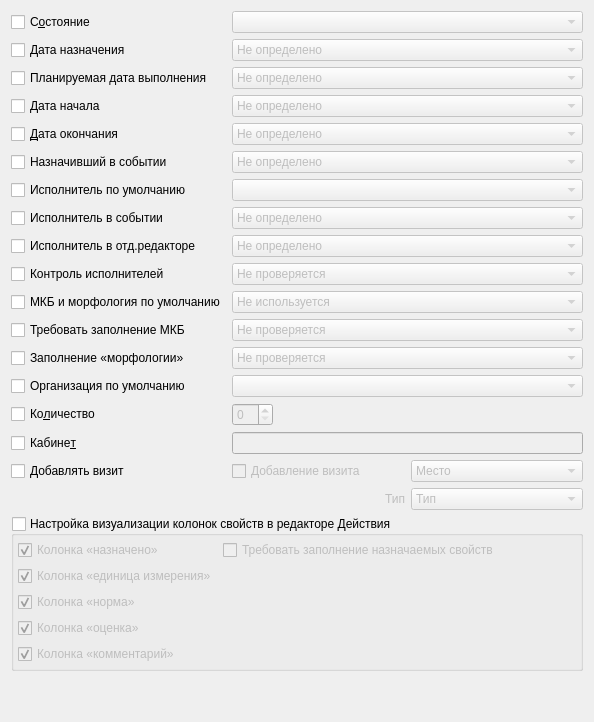
     <widget class="QWidget" name="tab_2">
      <attribute name="title">
       <string>Умолчания</string>
      </attribute>
      <layout class="QGridLayout" name="gridLayout_3">
       <item row="0" column="1" colspan="2">
        <widget class="CActionStatusComboBox" name="cmbDefaultStatus">
         <property name="enabled">
          <bool>false</bool>
         </property>
         <property name="sizePolicy">
          <sizepolicy hsizetype="Preferred" vsizetype="Fixed">
           <horstretch>0</horstretch>
           <verstretch>0</verstretch>
          </sizepolicy>
         </property>
        </widget>
       </item>
       <item row="3" column="1" colspan="2">
        <widget class="QComboBox" name="cmbDefaultBegDate">
         <property name="enabled">
          <bool>false</bool>
         </property>
         <item>
          <property name="text">
           <string>Не определено</string>
          </property>
         </item>
         <item>
          <property name="text">
           <string>Текущая дата</string>
          </property>
         </item>
         <item>
          <property name="text">
           <string>Дата начала события</string>
          </property>
         </item>
         <item>
          <property name="text">
           <string>Дата окончания события</string>
          </property>
         </item>
         <item>
          <property name="text">
           <string>Дата окончания действия</string>
          </property>
         </item>
         <item>
          <property name="text">
           <string>Номерок на работу</string>
          </property>
         </item>
        </widget>
       </item>
       <item row="12" column="0">
        <widget class="QCheckBox" name="chkIsMorphologyRequired">
         <property name="text">
          <string>Заполнение «морфологии»</string>
         </property>
        </widget>
       </item>
       <item row="16" column="1">
        <widget class="QCheckBox" name="chkAddVisit">
         <property name="enabled">
          <bool>false</bool>
         </property>
         <property name="text">
          <string>Добавление визита</string>
         </property>
        </widget>
       </item>
       <item row="16" column="0">
        <widget class="QCheckBox" name="chkAddVisitGroup">
         <property name="text">
          <string>Добавлять визит</string>
         </property>
        </widget>
       </item>
       <item row="16" column="2">
        <widget class="CRBComboBox" name="cmbAddVisitScene">
         <property name="enabled">
          <bool>false</bool>
         </property>
         <item>
          <property name="text">
           <string>Место</string>
          </property>
         </item>
        </widget>
       </item>
       <item row="6" column="0">
        <widget class="QCheckBox" name="chkDefaultExecPerson">
         <property name="text">
          <string>Исполнитель по умолчанию</string>
         </property>
        </widget>
       </item>
       <item row="8" column="1" colspan="2">
        <widget class="QComboBox" name="cmbDefaultPersonInEditor">
         <property name="enabled">
          <bool>false</bool>
         </property>
         <item>
          <property name="text">
           <string>Не определено</string>
          </property>
         </item>
         <item>
          <property name="text">
           <string>Не заполняется</string>
          </property>
         </item>
         <item>
          <property name="text">
           <string>Назначивший действие</string>
          </property>
         </item>
         <item>
          <property name="text">
           <string>Ответственный за событие</string>
          </property>
         </item>
         <item>
          <property name="text">
           <string>Пользователь</string>
          </property>
         </item>
         <item>
          <property name="text">
           <string>Пользователь мед.работник</string>
          </property>
         </item>
        </widget>
       </item>
       <item row="1" column="1" colspan="2">
        <widget class="QComboBox" name="cmbDefaultDirectionDate">
         <property name="enabled">
          <bool>false</bool>
         </property>
         <item>
          <property name="text">
           <string>Не определено</string>
          </property>
         </item>
         <item>
          <property name="text">
           <string>Дата начала события</string>
          </property>
         </item>
         <item>
          <property name="text">
           <string>Текущая дата</string>
          </property>
         </item>
         <item>
          <property name="text">
           <string>Синхронизация по дате выполнения</string>
          </property>
         </item>
        </widget>
       </item>
       <item row="10" column="1" colspan="2">
        <widget class="QComboBox" name="cmbDefaultMKB">
         <property name="enabled">
          <bool>false</bool>
         </property>
         <item>
          <property name="text">
           <string>Не используется</string>
          </property>
         </item>
         <item>
          <property name="text">
           <string>По заключительному</string>
          </property>
         </item>
         <item>
          <property name="text">
           <string>По диагнозу назначившего действие</string>
          </property>
         </item>
         <item>
          <property name="text">
           <string>Синхронизировать с заключительным</string>
          </property>
         </item>
         <item>
          <property name="text">
           <string>Синхронизировать с диагнозом назначившего действие</string>
          </property>
         </item>
         <item>
          <property name="text">
           <string>Вводится непосредственно</string>
          </property>
         </item>
         <item>
          <property name="text">
           <string>Синхронизировать с предварительным диагнозом</string>
          </property>
         </item>
        </widget>
       </item>
       <item row="7" column="0">
        <widget class="QCheckBox" name="chkDefaultPersonInEvent">
         <property name="text">
          <string>Исполнитель в событии</string>
         </property>
        </widget>
       </item>
       <item row="7" column="1" colspan="2">
        <widget class="QComboBox" name="cmbDefaultPersonInEvent">
         <property name="enabled">
          <bool>false</bool>
         </property>
         <item>
          <property name="text">
           <string>Не определено</string>
          </property>
         </item>
         <item>
          <property name="text">
           <string>Не заполняется</string>
          </property>
         </item>
         <item>
          <property name="text">
           <string>Назначивший действие</string>
          </property>
         </item>
         <item>
          <property name="text">
           <string>Ответственный за событие</string>
          </property>
         </item>
         <item>
          <property name="text">
           <string>Пользователь</string>
          </property>
         </item>
         <item>
          <property name="text">
           <string>Пользователь мед.работник</string>
          </property>
         </item>
         <item>
          <property name="text">
           <string>Пользователь завершивший действие</string>
          </property>
         </item>
        </widget>
       </item>
       <item row="9" column="0">
        <widget class="QCheckBox" name="chkExecPersonRequired">
         <property name="text">
          <string>Контроль исполнителей</string>
         </property>
        </widget>
       </item>
       <item row="5" column="0">
        <widget class="QCheckBox" name="chkDefaultSetPersonInEvent">
         <property name="text">
          <string>Назначивший в событии</string>
         </property>
        </widget>
       </item>
       <item row="17" column="1">
        <widget class="QLabel" name="lblAddVisitType">
         <property name="enabled">
          <bool>false</bool>
         </property>
         <property name="text">
          <string>Тип</string>
         </property>
         <property name="alignment">
          <set>Qt::AlignRight|Qt::AlignTrailing|Qt::AlignVCenter</set>
         </property>
        </widget>
       </item>
       <item row="17" column="2">
        <widget class="CRBComboBox" name="cmbAddVisitType">
         <property name="enabled">
          <bool>false</bool>
         </property>
         <item>
          <property name="text">
           <string>Тип</string>
          </property>
         </item>
        </widget>
       </item>
       <item row="15" column="1" colspan="2">
        <widget class="QLineEdit" name="edtOffice">
         <property name="enabled">
          <bool>false</bool>
         </property>
         <property name="sizePolicy">
          <sizepolicy hsizetype="Ignored" vsizetype="Fixed">
           <horstretch>0</horstretch>
           <verstretch>0</verstretch>
          </sizepolicy>
         </property>
        </widget>
       </item>
       <item row="1" column="0">
        <widget class="QCheckBox" name="chkDefaultDirectionDate">
         <property name="text">
          <string>Дата назначения</string>
         </property>
        </widget>
       </item>
       <item row="13" column="0">
        <widget class="QCheckBox" name="chkDefaultOrg">
         <property name="text">
          <string>Организация по умолчанию</string>
         </property>
        </widget>
       </item>
       <item row="10" column="0">
        <widget class="QCheckBox" name="chkDefaultMKB">
         <property name="text">
          <string>МКБ и морфология по умолчанию</string>
         </property>
        </widget>
       </item>
       <item row="0" column="0">
        <widget class="QCheckBox" name="chkDefaultStatus">
         <property name="text">
          <string>С&amp;остояние</string>
         </property>
        </widget>
       </item>
       <item row="19" column="0" colspan="3">
        <spacer name="verticalSpacer">
         <property name="orientation">
          <enum>Qt::Vertical</enum>
         </property>
         <property name="sizeHint" stdset="0">
          <size>
           <width>20</width>
           <height>40</height>
          </size>
         </property>
        </spacer>
       </item>
       <item row="2" column="1" colspan="2">
        <widget class="QComboBox" name="cmbDefaultPlannedEndDate">
         <property name="enabled">
          <bool>false</bool>
         </property>
         <item>
          <property name="text">
           <string>Не определено</string>
          </property>
         </item>
         <item>
          <property name="text">
           <string>Следующий день от даты назначения</string>
          </property>
         </item>
         <item>
          <property name="text">
           <string>Следующий рабочий день от даты назначения</string>
          </property>
         </item>
         <item>
          <property name="text">
           <string>Дата талона на Работу</string>
          </property>
         </item>
         <item>
          <property name="text">
           <string>Дата начала + количество</string>
          </property>
         </item>
         <item>
          <property name="text">
           <string>Дата начала + длительность</string>
          </property>
         </item>
        </widget>
       </item>
       <item row="4" column="1" colspan="2">
        <widget class="QComboBox" name="cmbDefaultEndDate">
         <property name="enabled">
          <bool>false</bool>
         </property>
         <property name="sizePolicy">
          <sizepolicy hsizetype="Preferred" vsizetype="Fixed">
           <horstretch>0</horstretch>
           <verstretch>0</verstretch>
          </sizepolicy>
         </property>
         <item>
          <property name="text">
           <string>Не определено</string>
          </property>
         </item>
         <item>
          <property name="text">
           <string>Текущая дата</string>
          </property>
         </item>
         <item>
          <property name="text">
           <string>Дата начала события</string>
          </property>
         </item>
         <item>
          <property name="text">
           <string>Дата окончания события</string>
          </property>
         </item>
         <item>
          <property name="text">
           <string>Дата начала действия</string>
          </property>
         </item>
         <item>
          <property name="text">
           <string>Синхронизация по дате начала действия</string>
          </property>
         </item>
        </widget>
       </item>
       <item row="6" column="1" colspan="2">
        <widget class="CPersonComboBoxEx" name="cmbDefaultExecPerson">
         <property name="enabled">
          <bool>false</bool>
         </property>
        </widget>
       </item>
       <item row="8" column="0">
        <widget class="QCheckBox" name="chkDefaultPersonInEditor">
         <property name="text">
          <string>Исполнитель в отд.редакторе</string>
         </property>
        </widget>
       </item>
       <item row="4" column="0">
        <widget class="QCheckBox" name="chkDefaultEndDate">
         <property name="text">
          <string>&amp;Дата окончания</string>
         </property>
        </widget>
       </item>
       <item row="2" column="0">
        <widget class="QCheckBox" name="chkDefaultPlannedEndDate">
         <property name="text">
          <string>Планируемая дата выполнения</string>
         </property>
        </widget>
       </item>
       <item row="13" column="1" colspan="2">
        <widget class="CPolyclinicComboBox" name="cmbDefaultOrg">
         <property name="enabled">
          <bool>false</bool>
         </property>
        </widget>
       </item>
       <item row="12" column="1" colspan="2">
        <widget class="QComboBox" name="cmbIsMorphologyRequired">
         <property name="enabled">
          <bool>false</bool>
         </property>
         <item>
          <property name="text">
           <string>Не проверяется</string>
          </property>
         </item>
         <item>
          <property name="text">
           <string>Мягкий контроль</string>
          </property>
         </item>
         <item>
          <property name="text">
           <string>Жесткий контроль</string>
          </property>
         </item>
        </widget>
       </item>
       <item row="15" column="0">
        <widget class="QCheckBox" name="chkOffice">
         <property name="text">
          <string>Кабине&amp;т</string>
         </property>
        </widget>
       </item>
       <item row="14" column="1" colspan="2">
        <widget class="QSpinBox" name="edtAmount">
         <property name="enabled">
          <bool>false</bool>
         </property>
         <property name="sizePolicy">
          <sizepolicy hsizetype="Maximum" vsizetype="Fixed">
           <horstretch>0</horstretch>
           <verstretch>0</verstretch>
          </sizepolicy>
         </property>
        </widget>
       </item>
       <item row="3" column="0">
        <widget class="QCheckBox" name="chkDefaultBegDate">
         <property name="enabled">
          <bool>true</bool>
         </property>
         <property name="text">
          <string>Дата начала</string>
         </property>
        </widget>
       </item>
       <item row="14" column="0">
        <widget class="QCheckBox" name="chkAmount">
         <property name="text">
          <string>Ко&amp;личество</string>
         </property>
        </widget>
       </item>
       <item row="9" column="1" colspan="2">
        <widget class="QComboBox" name="cmbExecPersonRequired">
         <property name="enabled">
          <bool>false</bool>
         </property>
         <property name="currentIndex">
          <number>0</number>
         </property>
         <item>
          <property name="text">
           <string>Не проверяется</string>
          </property>
         </item>
         <item>
          <property name="text">
           <string>Мягкий контроль</string>
          </property>
         </item>
         <item>
          <property name="text">
           <string>Жёсткий контроль</string>
          </property>
         </item>
        </widget>
       </item>
       <item row="5" column="1" colspan="2">
        <widget class="QComboBox" name="cmbDefaultSetPersonInEvent">
         <property name="enabled">
          <bool>false</bool>
         </property>
         <item>
          <property name="text">
           <string>Не определено</string>
          </property>
         </item>
         <item>
          <property name="text">
           <string>Ответственный за событие</string>
          </property>
         </item>
         <item>
          <property name="text">
           <string>Исполнитель действия</string>
          </property>
         </item>
        </widget>
       </item>
       <item row="18" column="0" colspan="3">
        <widget class="QGroupBox" name="grpPropertiesFields">
         <property name="title">
          <string>Настройка визуализации колонок свойств в редакторе Действия</string>
         </property>
         <property name="flat">
          <bool>false</bool>
         </property>
         <property name="checkable">
          <bool>true</bool>
         </property>
         <property name="checked">
          <bool>false</bool>
         </property>
         <layout class="QGridLayout" name="gridLayout">
          <property name="margin">
           <number>4</number>
          </property>
          <item row="2" column="0">
           <widget class="QCheckBox" name="chkPropertyNormVisible">
            <property name="text">
             <string>Колонка «норма»</string>
            </property>
            <property name="checked">
             <bool>true</bool>
            </property>
           </widget>
          </item>
          <item row="0" column="2">
           <spacer name="horizontalSpacer_2">
            <property name="orientation">
             <enum>Qt::Horizontal</enum>
            </property>
            <property name="sizeHint" stdset="0">
             <size>
              <width>40</width>
              <height>20</height>
             </size>
            </property>
           </spacer>
          </item>
          <item row="3" column="0">
           <widget class="QCheckBox" name="chkPropertyEvaluationVisible">
            <property name="text">
             <string>Колонка «оценка»</string>
            </property>
            <property name="checked">
             <bool>true</bool>
            </property>
           </widget>
          </item>
          <item row="1" column="0">
           <widget class="QCheckBox" name="chkPropertyUnitVisible">
            <property name="text">
             <string>Колонка «единица измерения»</string>
            </property>
            <property name="checked">
             <bool>true</bool>
            </property>
           </widget>
          </item>
          <item row="0" column="0">
           <widget class="QCheckBox" name="chkPropertyAssignedVisible">
            <property name="text">
             <string>Колонка «назначено»</string>
            </property>
            <property name="checked">
             <bool>true</bool>
            </property>
           </widget>
          </item>
          <item row="0" column="1">
           <widget class="QCheckBox" name="chkPropertyAssignedRequired">
            <property name="text">
             <string>Требовать заполнение назначаемых свойств</string>
            </property>
           </widget>
          </item>
          <item row="4" column="0">
           <widget class="QCheckBox" name="chkPropertyCommentVisible">
            <property name="text">
             <string>Колонка «комментарий»</string>
            </property>
            <property name="checked">
             <bool>true</bool>
            </property>
           </widget>
          </item>
         </layout>
        </widget>
       </item>
       <item row="11" column="0">
        <widget class="QCheckBox" name="chkMKBRequired">
         <property name="text">
          <string>Требовать заполнение МКБ</string>
         </property>
        </widget>
       </item>
       <item row="11" column="1" colspan="2">
        <widget class="QComboBox" name="cmbMKBRequired">
         <property name="enabled">
          <bool>false</bool>
         </property>
         <property name="currentIndex">
          <number>0</number>
         </property>
         <item>
          <property name="text">
           <string>Не проверяется</string>
          </property>
         </item>
         <item>
          <property name="text">
           <string>Мягкий контроль</string>
          </property>
         </item>
         <item>
          <property name="text">
           <string>Жёсткий контроль</string>
          </property>
         </item>
        </widget>
       </item>
      </layout>
      <zorder>chkDefaultStatus</zorder>
      <zorder>cmbDefaultStatus</zorder>
      <zorder>chkDefaultDirectionDate</zorder>
      <zorder>cmbDefaultDirectionDate</zorder>
      <zorder>chkDefaultPlannedEndDate</zorder>
      <zorder>cmbDefaultPlannedEndDate</zorder>
      <zorder>chkDefaultBegDate</zorder>
      <zorder>cmbDefaultBegDate</zorder>
      <zorder>chkDefaultEndDate</zorder>
      <zorder>cmbDefaultEndDate</zorder>
      <zorder>chkDefaultExecPerson</zorder>
      <zorder>cmbDefaultExecPerson</zorder>
      <zorder>chkDefaultPersonInEvent</zorder>
      <zorder>cmbDefaultPersonInEvent</zorder>
      <zorder>chkDefaultPersonInEditor</zorder>
      <zorder>cmbDefaultPersonInEditor</zorder>
      <zorder>chkDefaultMKB</zorder>
      <zorder>cmbDefaultMKB</zorder>
      <zorder>chkIsMorphologyRequired</zorder>
      <zorder>cmbIsMorphologyRequired</zorder>
      <zorder>chkDefaultOrg</zorder>
      <zorder>cmbDefaultOrg</zorder>
      <zorder>chkAmount</zorder>
      <zorder>edtAmount</zorder>
      <zorder>chkOffice</zorder>
      <zorder>edtOffice</zorder>
      <zorder>chkAddVisitGroup</zorder>
      <zorder>chkAddVisit</zorder>
      <zorder>cmbAddVisitScene</zorder>
      <zorder>lblAddVisitType</zorder>
      <zorder>cmbAddVisitType</zorder>
      <zorder>grpPropertiesFields</zorder>
      <zorder>verticalSpacer</zorder>
      <zorder>chkExecPersonRequired</zorder>
      <zorder>cmbExecPersonRequired</zorder>
      <zorder>chkDefaultSetPersonInEvent</zorder>
      <zorder>cmbDefaultSetPersonInEvent</zorder>
      <zorder>chkMKBRequired</zorder>
      <zorder>cmbMKBRequired</zorder>
     </widget>
